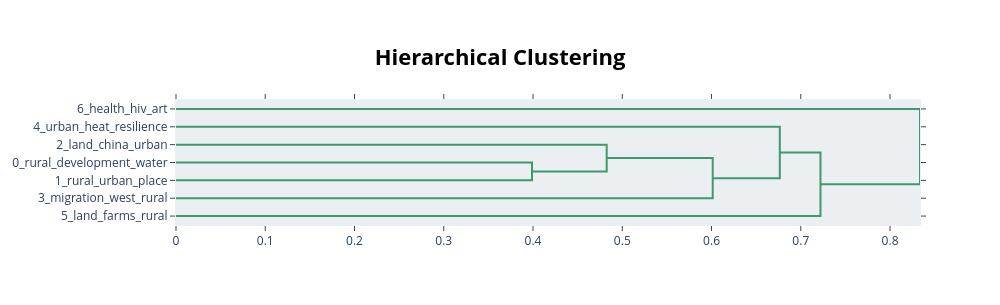

The notebook cell this image was saved under:
### Code cell
# Visualize topics with custom labels
topic_model.visualize_topics(custom_labels=True)

# Visualize hierarchy with custom labels
topic_model.visualize_hierarchy(custom_labels=True)

### Figure 1 — Plotly figure (JSON) as saved in the notebook; plotly's stock layout.template omitted (floating-point values rounded to 4 significant figures)
{"data": [{"hoverinfo": "text", "marker": {"color": "rgb(61,153,112)"}, "mode": "lines", "type": "scatter", "x": [0.0, 0.3988, 0.3988, 0.0], "xaxis": "x", "y": [-35.0, -35.0, -45.0, -45.0], "yaxis": "y"}, {"hoverinfo": "text", "marker": {"color": "rgb(61,153,112)"}, "mode": "lines", "type": "scatter", "x": [0.0, 0.4825, 0.4825, 0.3988], "xaxis": "x", "y": [-25.0, -25.0, -40.0, -40.0], "yaxis": "y"}, {"hoverinfo": "text", "marker": {"color": "rgb(61,153,112)"}, "mode": "lines", "type": "scatter", "x": [0.4825, 0.6013, 0.6013, 0.0], "xaxis": "x", "y": [-32.5, -32.5, -55.0, -55.0], "yaxis": "y"}, {"hoverinfo": "text", "marker": {"color": "rgb(61,153,112)"}, "mode": "lines", "type": "scatter", "x": [0.0, 0.6765, 0.6765, 0.6013], "xaxis": "x", "y": [-15.0, -15.0, -43.75, -43.75], "yaxis": "y"}, {"hoverinfo": "text", "marker": {"color": "rgb(61,153,112)"}, "mode": "lines", "type": "scatter", "x": [0.6765, 0.7221, 0.7221, 0.0], "xaxis": "x", "y": [-29.38, -29.38, -65.0, -65.0], "yaxis": "y"}, {"hoverinfo": "text", "marker": {"color": "rgb(61,153,112)"}, "mode": "lines", "type": "scatter", "x": [0.0, 0.8336, 0.8336, 0.7221], "xaxis": "x", "y": [-5.0, -5.0, -47.19, -47.19], "yaxis": "y"}], "layout": {"autosize": false, "height": 305, "hoverlabel": {"bgcolor": "white", "font": {"family": "Rockwell", "size": 16}}, "hovermode": "closest", "plot_bgcolor": "#ECEFF1", "showlegend": false, "title": {"font": {"color": "Black", "size": 22}, "text": "<b>Hierarchical Clustering</b>", "x": 0.5, "xanchor": "center", "yanchor": "top"}, "width": 1000, "xaxis": {"mirror": "allticks", "rangemode": "tozero", "showgrid": false, "showline": true, "showticklabels": true, "ticks": "outside", "type": "linear", "zeroline": false}, "yaxis": {"mirror": "allticks", "range": [-70, 0], "rangemode": "tozero", "showgrid": false, "showline": true, "showticklabels": true, "tickmode": "array", "ticks": "outside", "ticktext": ["6_health_hiv_art", "4_urban_heat_resilience", "2_land_china_urban", "0_rural_development_water", "1_rural_urban_place", "3_migration_west_rural", "5_land_farms_rural"], "tickvals": [-5, -15, -25, -35, -45, -55, -65], "type": "linear", "zeroline": false}}}
